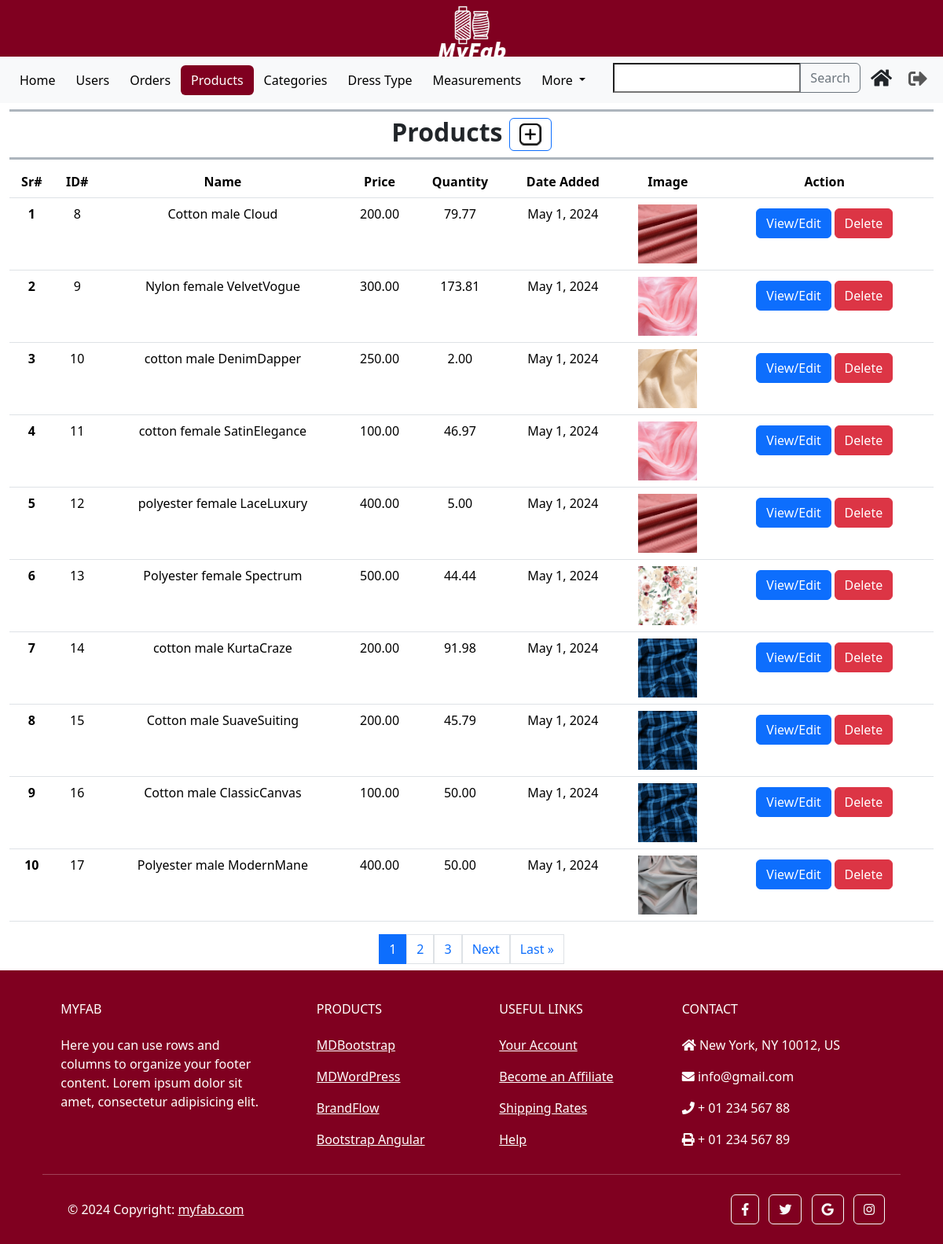
The app's page /custom_admin/products/ (signed in), older data.
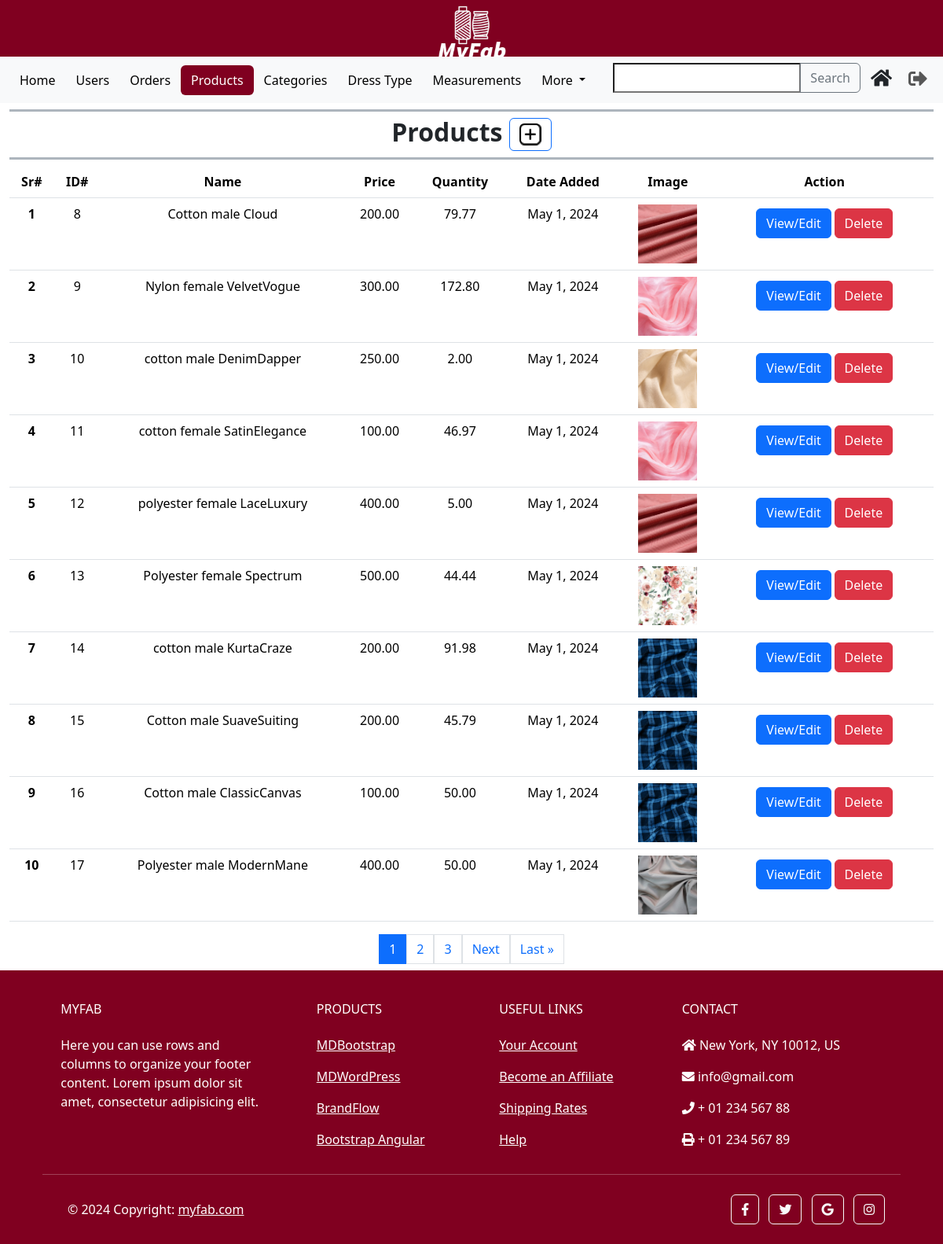
The same page, newer data.
### main/models.py (models this page shows, shortened)
class Product(models.Model):
    name = models.CharField(max_length=255, unique=True, blank=False, null=False)
    price = models.DecimalField(max_digits=10, decimal_places=2, default=0, validators=[MinValueValidator(0)])
    image = models.ImageField(upload_to='images/products')
    description = models.TextField(blank=True)
    qty = models.DecimalField(max_digits=10, decimal_places=2, default=0, validators=[MinValueValidator(0)])
    add_date = models.DateField(auto_now_add=True)
    is_active = models.BooleanField(default=True)
    usages = models.ManyToManyField(Usage)
    category_choices = models.ManyToManyField(CategoryChoice)

### custom_admin/views.py (the view)
# urls.py: path('products/', AdminProducts.as_view(), name = 'admin_products'),
class AdminProducts(View):
    def get(self, request):
        products = Product.objects.all()
        paginator = Paginator(products, 10)
        page_number = request.GET.get('page')
        try:
            paged_products = paginator.page(page_number)
        except PageNotAnInteger:
            paged_products = paginator.page(1)
        except EmptyPage:
             paged_products = paginator.page(paginator.num_pages)
        start_serial_number = (paged_products.number - 1) * paginator.per_page + 1
        serial_numbers = list(range(start_serial_number, start_serial_number + len(paged_products)))
        zipped_data = zip(serial_numbers, paged_products)
        context = {'zipped_data': zipped_data, 'products': paged_products}
        return render(request, 'admin_products.html', context)

### templates/admin_products.html (shortened to what this page needs)
{% extends 'admin_base.html' %}
{% load static %}
{% block content %}
    <nav class="navbar navbar-expand-lg bg-body-tertiary">
        <div class="container-fluid">
            <div class="collapse navbar-collapse" id="navbarSupportedContent">
                <ul class="navbar-nav d-flex align-items-center me-auto mb-2 mb-lg-0">
                    <li class="nav-item">
                        <a class="btn text-black" href="{% url "custom_admin:admin_home" %}">
                            Home
                        </a>
                    </li>
                    <li class="nav-item">
                        <a class="btn text-black" href="{% url "custom_admin:admin_users" %}">
                            Users
                        </a>
                    </li>
                    <li class="nav-item">
                        <a class="btn text-black" href="{% url "custom_admin:admin_orders" %}">
                            Orders
                        </a>
                    </li>
                    <li class="nav-item">
                        <a class="btn text-white" href="{% url "custom_admin:admin_products" %}"
                            style="background-color: #800020;">
                            Products
                        </a>
                    </li>
                    <li class="nav-item">
                        <a class="btn text-black" href="{% url "custom_admin:admin_categories" %}">
                            Categories
                        </a>
                    </li>
                    <li class="nav-item">
                        <a class="btn text-black" href="{% url "custom_admin:admin_usages" %}">
                            Dress Type
                        </a>
                    </li>
                    <li class="nav-item">
                        <a class="btn text-black" href="{% url "custom_admin:admin_measurements" %}">
                            Measurements
                        </a>
                    </li>
                    <li class="nav-item dropdown">
                        <a class="btn text-black dropdown-toggle" href="#" role="button" data-bs-toggle="dropdown"
                            aria-expanded="false">
                            More
                        </a>
                    </li>
                </ul>
                <ul class="navbar-nav d-flex flex-row justify-content-center  ms-auto mb-2 mb-lg-0">
                    <li class="nav-item">
                        <form id="search-form">
                            <div class="input-group">
                                <input type="text" id="search-input" name="query">
                                <button class="btn btn-outline-secondary" type="submit">Search</button>
                            </div>
                        </form>
                    </li>
                    <li class="nav-item ms-3 ms-lg-0">
                        <a class="btn" href="{% url "main:home" %}"
                            data-toggle="tooltip" title="User Home">
                            <i style="font-size:24px" class="fa">&#xf015;</i>
                        </a>
                    </li>
                    <li class="nav-item ms-3 ms-lg-0">
                        <form action="{% url 'accounts:logout' %}" method="post">
                            <button type="submit" class="nav-link" style="border: none; background: none;"
                                data-toggle="tooltip" title="Logout">
                                <i style='font-size:24px' class='fas'>&#xf2f5;</i>
                            </button>
                        </form>
                    </li>
                </ul>
            </div>
        </div>
    </nav>
    <section class="mb-2">
        <div class="container-fluid">
            <div class="container-fluid text-center px-0">
                <h5 class="border-bottom border-top border-3 border-dark-subtle fw-bold fs-2 fs-lg-5 mt-2">
                    Products
                    <span>
                        <button class="btn btn-outline-primary my-2"
                            onclick="window.location.href='{% url 'custom_admin:admin_product_add' %}'">
                            <img class="logo" src="{% static 'images/add_icon.png' %}" alt="add">
                        </button>
                    </span>
                </h5>
            </div>
            <div class="row h-100">
                <div class="col-12">
                    <div class="table-responsive text-center">
                        <table class="table  table-hover">
                            <thead>
                            <tr>
                                <th scope="col">Sr#</th>
                                <th scope="col">ID#</th>
                                <th scope="col">Name</th>
                                <th scope="col">Price</th>
                                <th scope="col">Quantity</th>
                                <th scope="col">Date Added</th>
                                <th scope="col">Image</th>
                                <th scope="col">Action</th>
                            </tr>
                            </thead>
                            <tbody id="product-table-body">
                                {% for serial_number, product in zipped_data %}
                                <tr>
                                    <th scope="row">{{ serial_number }}</th>
                                    <td>{{ product.id }}</td>
                                    <td>{{ product.name }}</td>
                                    <td>{{ product.price }}</td>
                                    <td>{{ product.qty }}</td>
                                    <td>{{ product.add_date }}</td>
                                    <td>
                                        <a href="{{ product.image.url }}" target="_blank">
                                            <img class="thumbnail-image" src="{{ product.image.url }}" alt="{{ product.name }} Image">
                                        </a>
                                    </td>
                                    <td>
                                        <button class="btn btn-sm">
                                            <a href="{% url "custom_admin:admin_product_edit" product.id %}" class="btn btn-primary">View/Edit</a>
                                            <a href="{% url "custom_admin:admin_product_delete" product.id %}" class="btn btn-danger">Delete</a>
                                        </button>
                                    </td>
                                </tr>
                                {% endfor %}
                            </tbody>
                        </table>
                    </div>
                    <div class="pagination justify-content-center">
                        {% for page in products.paginator.page_range %}
                        <a href="?page={{ page }}" class="page-link {% if products.number == page %}active{% endif %}">{{ page }}</a>
                        {% endfor %}
                        {% if products.has_next %}
                            <a href="?page={{ products.next_page_number }}" class="page-link">Next</a>
                            <a href="?page={{ products.paginator.num_pages }}" class="page-link">Last &raquo;</a>
                        {% endif %}
                    </div>
                </div>
            </div>
        </div>
    </section>
{% endblock content %}

### templates/admin_base.html (shortened to what this page needs)
{% load static %}
{% load custom_filters %}
<!DOCTYPE html>
<html lang="en">
<head>
    <link rel="stylesheet" href="https://cdnjs.cloudflare.com/ajax/libs/font-awesome/5.15.4/css/all.min.css">
    <link rel="stylesheet" href="https://cdn.jsdelivr.net/npm/sweetalert2@11/dist/sweetalert2.min.css">
    <link rel="stylesheet" href="{% static "./css/bootstrap.css" %}">
    <link rel="stylesheet" href="{% static "./css/style.css" %}">
</head>
<body>
    <header class="header" style="height: 6vw; background-color: #800020;">
        <div class="container" style="max-height: 100%;">
            <img class="logo" style="max-width: 8%; display: block; margin: auto;" src="{% static 'images/MyFAB_transparent.png' %}" alt="Header_Logo">
        </div>
    </header>
        {% block content %}{% endblock %}
    <footer
            class="text-center text-lg-start text-white"
            style="background-color: #800020"
            >
      <div class="container p-4 pb-0">
        <section class="">
          <div class="row">
            <div class="col-md-3 col-lg-3 col-xl-3 mx-auto mt-3">
              <h6 class="text-uppercase mb-4 font-weight-bold">
                MyFAB
              </h6>
              <p>
                Here you can use rows and columns to organize your footer
                content. Lorem ipsum dolor sit amet, consectetur adipisicing
                elit.
              </p>
            </div>
            <div class="col-md-2 col-lg-2 col-xl-2 mx-auto mt-3">
              <h6 class="text-uppercase mb-4 font-weight-bold">Products</h6>
              <p>
                <a class="text-white">MDBootstrap</a>
              </p>
              <p>
                <a class="text-white">MDWordPress</a>
              </p>
              <p>
                <a class="text-white">BrandFlow</a>
              </p>
              <p>
                <a class="text-white">Bootstrap Angular</a>
              </p>
            </div>
            <div class="col-md-3 col-lg-2 col-xl-2 mx-auto mt-3">
              <h6 class="text-uppercase mb-4 font-weight-bold">
                Useful links
              </h6>
              <p>
                <a class="text-white">Your Account</a>
              </p>
              <p>
                <a class="text-white">Become an Affiliate</a>
              </p>
              <p>
                <a class="text-white">Shipping Rates</a>
              </p>
              <p>
                <a class="text-white">Help</a>
              </p>
            </div>
            <div class="col-md-4 col-lg-3 col-xl-3 mx-auto mt-3">
              <h6 class="text-uppercase mb-4 font-weight-bold">Contact</h6>
              <p><i class="fas fa-home mr-3"></i> New York, NY 10012, US</p>
              <p><i class="fas fa-envelope mr-3"></i> info@gmail.com</p>
              <p><i class="fas fa-phone mr-3"></i> + 01 234 567 88</p>
              <p><i class="fas fa-print mr-3"></i> + 01 234 567 89</p>
            </div>
          </div>
        </section>
        <hr class="my-3">
        <section class="p-3 pt-0">
          <div class="row d-flex align-items-center">
            <div class="col-md-7 col-lg-8 text-center text-md-start">
              <div class="p-3">
                © 2024 Copyright:
                <a class="text-white" href="https://mdbootstrap.com/"
                   >myfab.com</a
                  >
              </div>
            </div>
            <div class="col-md-5 col-lg-4 ml-lg-0 text-center text-md-end">
              <a
                 class="btn btn-outline-light btn-floating m-1"
                 class="text-white"
                 role="button"
                 ><i class="fab fa-facebook-f"></i
                ></a>
              <a
                 class="btn btn-outline-light btn-floating m-1"
                 class="text-white"
                 role="button"
                 ><i class="fab fa-twitter"></i
                ></a>
              <a
                 class="btn btn-outline-light btn-floating m-1"
                 class="text-white"
                 role="button"
                 ><i class="fab fa-google"></i
                ></a>
              <a
                 class="btn btn-outline-light btn-floating m-1"
                 class="text-white"
                 role="button"
                 ><i class="fab fa-instagram"></i
                ></a>
            </div>
          </div>
        </section>
      </div>
    </footer>
</body>
</html>

### templates/admin_products.html (style rules this page uses)
.thumbnail-image { max-width: 75px; max-height: 75px; width: auto; height: auto; display: block; margin: auto; }

Row changes from the older to the newer data that the page shows:
changed Product "Nylon female VelvetVogue": qty "173.81" → "172.80"
